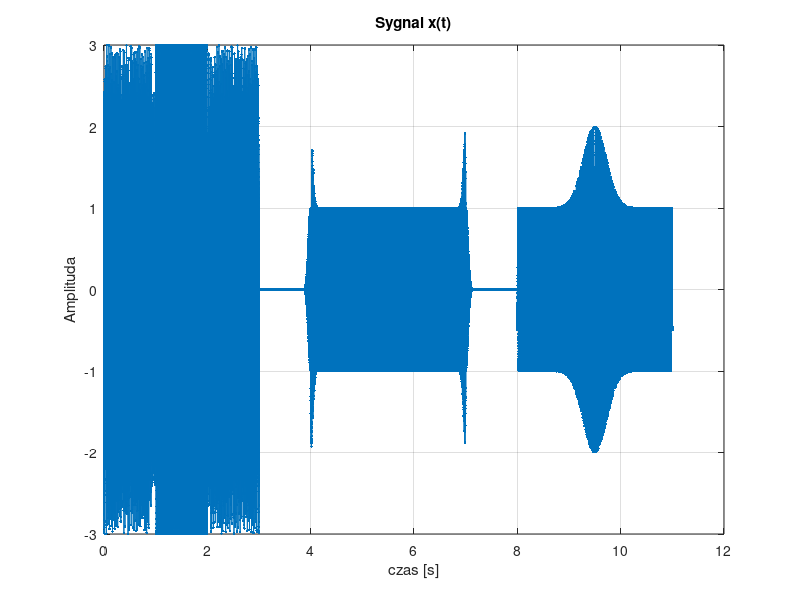

Here is the MATLAB script that generated this plot: (Note: this script raises an error after producing the figure.)
% cps_02_sygnaly.m
clear; close all; clc;
len_letter = 3; len_break = 1; num_of_letter =3;
fs=8000; 
time=(num_of_letter*len_letter)+(num_of_letter-1*len_break);Nx=time*fs;df=200; % czestotliwosc probkowania, liczba probek
dt = 1/fs; % okres probkowania
t = dt*(0:Nx-1); % chwile pobierania probek
x1=sin(2*pi*2000*t); % sinus 10 Hz
x2=sin(2*pi*1000*t); % sinus 1 Hz
x3=exp(0.2*t); % eksponenta opadajaca w czasie
x4=exp(-300*(t-5.2).^2); % gaussoida
x5=sin(2*pi*(0*t+0.5*6000*t.^2)); % liniowy przyrost czest. (LFM): od 0 Hz, +20Hz/s
x6=sin(2*pi*(10*t-(900/(2*pi*1)*cos(2*pi*1*t)))); % sinus. FM: 9Hz wokol 10Hz 1x na sec
x7=sin(2*pi*(10*t+9000*cumsum(x2)*dt)); % to samo co x6; dlaczego?
%% rysowanie A
fPerSec = fs/len_letter;
fStart = fs/len_letter;
A_Legs = cos(2*pi*(fStart*t+0.5*fPerSec*t.^2));
A_Legs(1,1:Nx*(time-len_letter)/time) = 0; 

A_Gauss = exp(-10*(t-(time-len_letter/2)).^2);
A_Sin=sin(2*pi*(fs/4)*t);
A_Line=A_Sin.*A_Gauss;
A = A_Legs+A_Line; % wybor: x1,x2,...,x7, 0.23*x1 + x2, x1.*x3, ...

%% rysowanie N
fPerSec = fs*100;
N_Gauss1 = exp(-300*(t-(len_letter+len_break)).^2);
N_Gauss2 = exp(-300*(t-(len_letter*2+len_break)).^2);
N_Gauss = N_Gauss2 + N_Gauss1;
N_Background = cos(2*pi*(0*t+0.5*fPerSec*t.^2));
N_Leg1 = N_Background .* N_Gauss;

fPerSec = fs/len_letter/2;
fStart =fs/len_letter;
N_slash = cos(2*pi*(fStart*t+0.5*fPerSec*t.^2));
N_slash(1,1:fs*(time-2*len_letter-1)) = 0;
N_slash(1,fs*(time-len_letter-len_break):Nx) = 0;

N=N_Leg1+N_slash;

%% rysowanie S
S_Gauss = exp(-300*(t-(len_letter+len_break)).^2);
S_line1 = sin(2*pi*2000*t);
S_line1(1,1:fs*(len_letter/3)) =0;
S_line1(1,2/3*fs*len_letter:Nx) =0;
S_line2 = sin(2*pi*50*t);
S_line2(1,1:fs*(len_letter/3)) = 0;
S_line3 = sin(2*pi*3950*t);
S_line3(1,2*fs:Nx) = 0;
S_lines = S_line3 + S_line2 + S_line1;
S_lines(1,fs*len_letter:length(S_lines)) = 0;

S_V1_1 = sin(2*pi*(1000*t+0.5*1000*t.^2));
S_V1_2 = sin(2*pi*(1000*t+0.5*-1000*t.^2));
S_V1 = S_V1_1 + S_V1_2;
S_V1(1,fs:Nx) = 0;

S_V2_1 = sin(2*pi*(2000*t+0.5*1000*t.^2));
S_V2_2 = sin(2*pi*(0*t+0.5*-1000*t.^2));
S_V2 = S_V2_1 + S_V2_2;
S_V2(1,1:2*fs) = 0;
S_V2(1,3*fs:Nx) = 0;
S=S_lines+S_V1+S_V2 ;
%% Rysowanie napisu

x=(A)+N+S;
%x=flip(x);
plot(t,x,'.-'); grid; title('Sygnal x(t)'); xlabel('czas [s]'); ylabel('Amplituda');
spectrogram(x,256,256-64,512,fs);

%sound(x,fs);